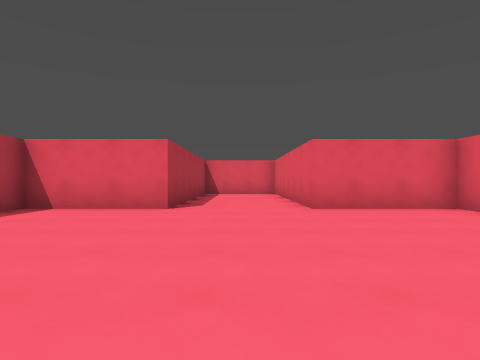
View 1 (above)

18 first-person views from a walk through a Godot game level. The camera is 1.2 m above the floor, looks level and sees 75° across. The floor is counted in squares, 2 m on a side. Each view is taken from the middle of a square. On the plan, view 1 faces up. The plan holds only what a view shows up to about 9 squares ahead; the rest is blank. The place goes on beyond the plan.

View 2
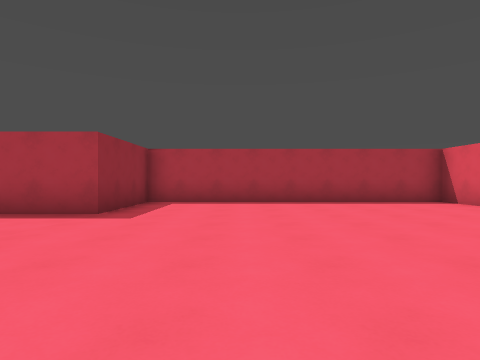

View 3
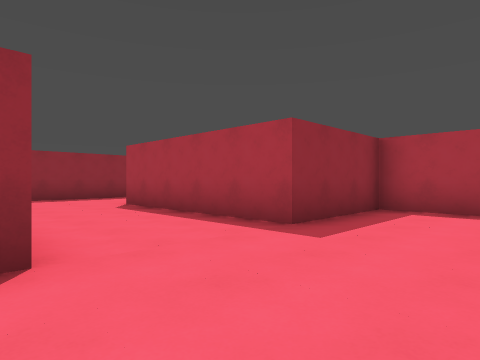

View 4
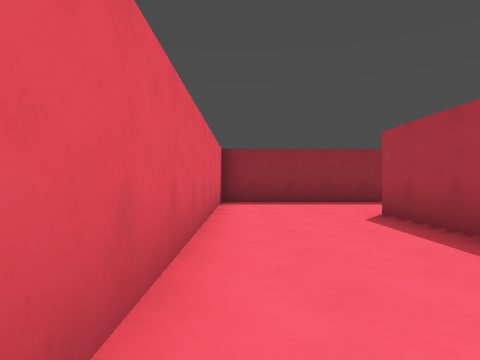

View 5
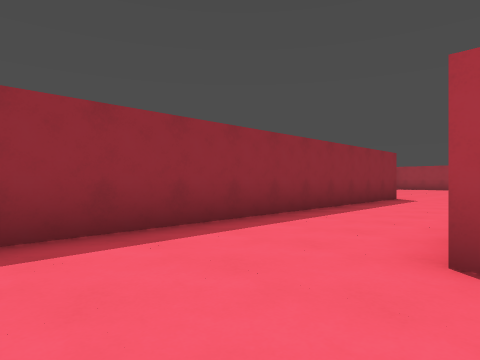

View 6
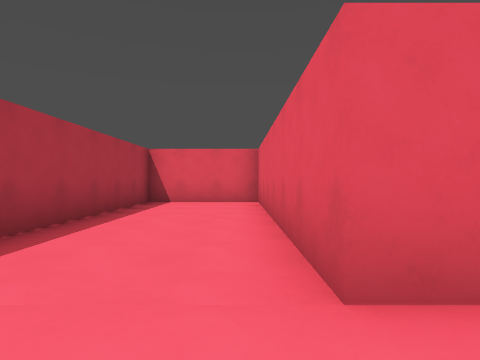

View 7
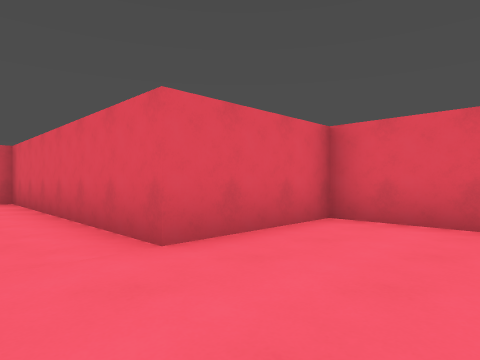

View 8
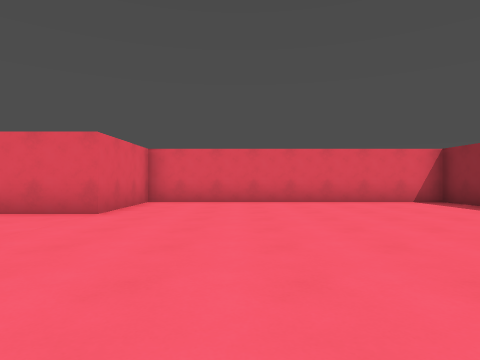

View 9
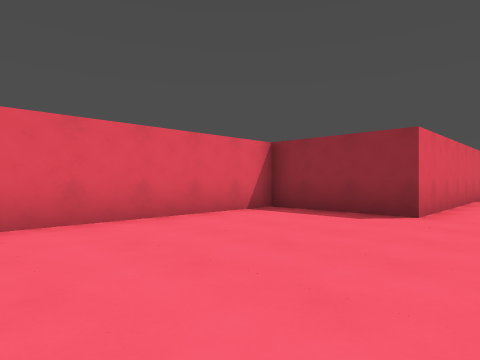

View 10
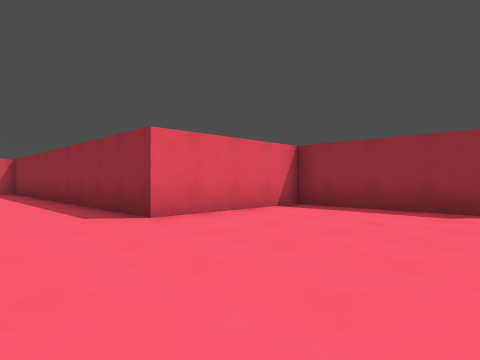

View 11
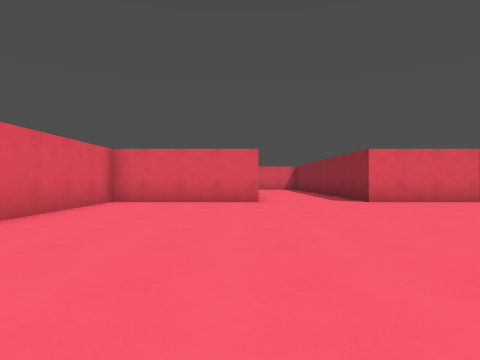

View 12
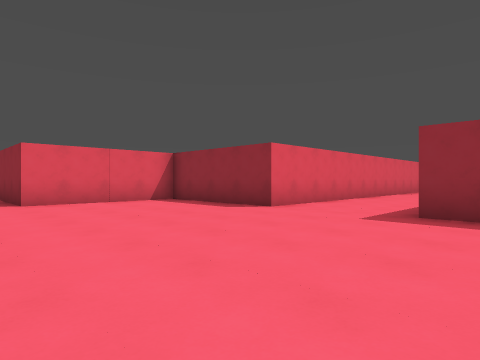

View 13
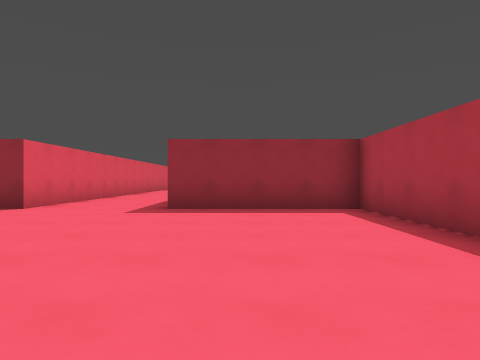

View 14
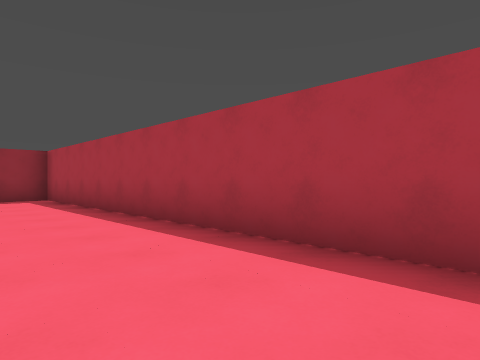

View 15
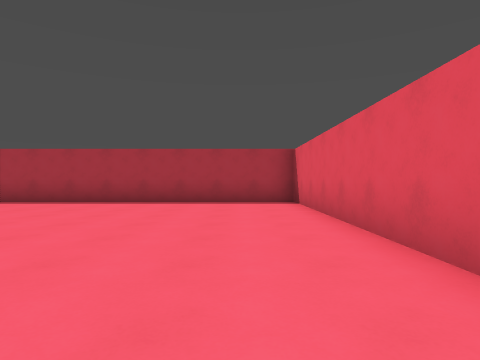

View 16
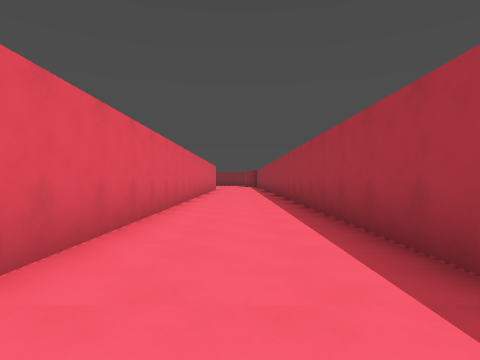

View 17
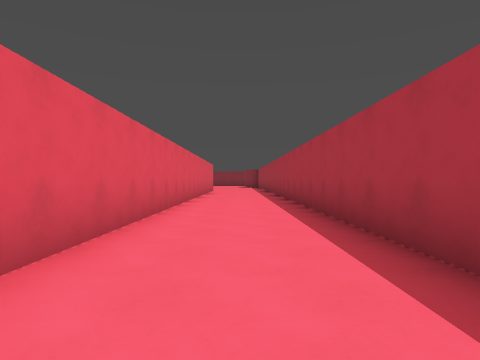

View 18
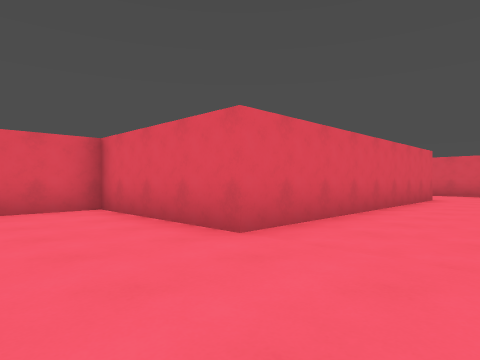

### Floor plan
Points are (right, up) in squares from view 1. A wall is a line through its corners. A room is listed if a view was taken in it or the views show most of it. See-through windows are left out.
Room 1 (views 1, 2, 3, 4, 5, 6, 7, 8, 9)
walls: (-9.5, -9.5) (1.5, -9.5) (1.5, -1.5) (4.5, -1.5) (4.5, 6.5) (1.5, 6.5) (1.5, 13.5) (-1.5, 13.5) (-1.5, 6.5) (-4.5, 6.5) (-4.5, -1.5) (-1.5, -1.5) (-1.5, -6.5) (-9.5, -6.5)
ways out: opening at (-9, -8) to room 2
Room 2 (views 10, 11, 12, 13, 14, 15, 16, 17, 18)
walls: (-16.5, -13.9) (-16.5, -23); (-9.5, -6.5) (-9.5, -2.5) (-20.5, -2.5) (-20.5, -13.5) (-16.5, -13.5); (-13.5, -23) (-13.5, -13.5) (-9.5, -13.5) (-9.5, -9.5)
ways out: opening at (-9, -8) to room 1

Where each view was taken, in squares from view 1:
view 1: 0 up, 0 right, facing up
view 2: 1 up, 4 right, facing left
view 3: 1 up, 2 right, facing down-left
view 4: 1 down, 1 right, facing down
view 5: 6 down, 1 right, facing down-left
view 6: 5 up, 1 right, facing up
view 7: 4 up, 0 right, facing up-right
view 8: 4 up, 4 left, facing right
view 9: 4 up, 0 right, facing down-right
view 10: 7 down, 14 left, facing down-right
view 11: 6 down, 18 left, facing right
view 12: 8 down, 18 left, facing down-right
view 13: 7 down, 18 left, facing down
view 14: 3 down, 18 left, facing down-left
view 15: 4 down, 12 left, facing left
view 16: 12 down, 15 left, facing down
view 17: 14 down, 15 left, facing down
view 18: 9 down, 12 left, facing up-right
